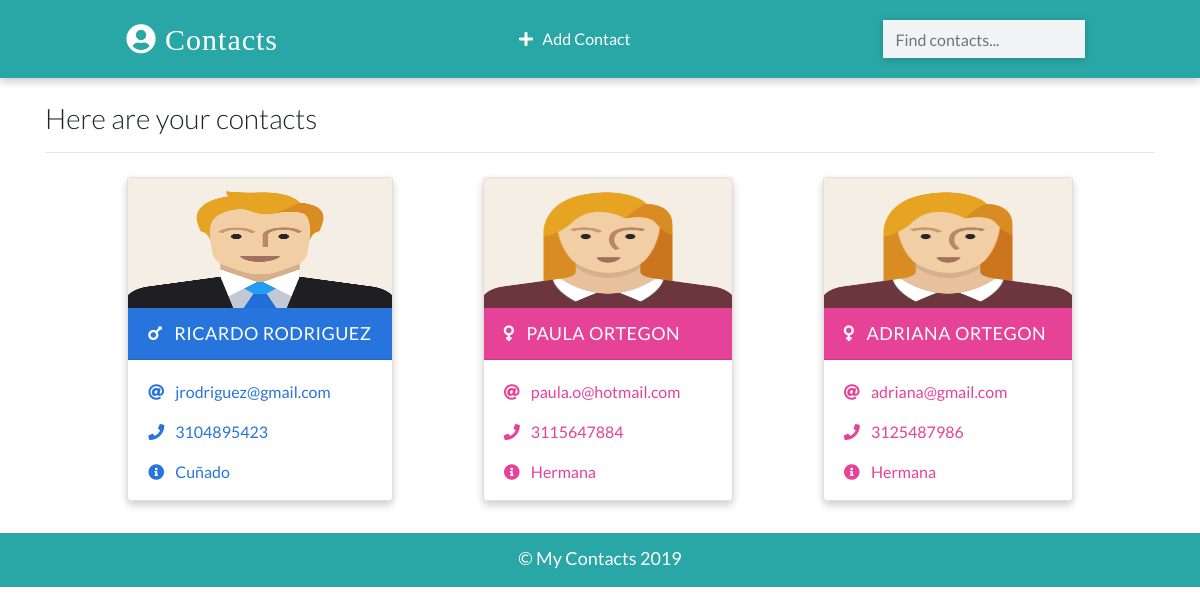
The page / on the database its author committed.
### app/models.py (models this page shows, shortened)
class Contact(models.Model):
    name = models.CharField(max_length=20)
    email = models.EmailField(max_length=100)
    phone = models.IntegerField()
    info = models.CharField(max_length=30)
    gender = models.CharField(max_length=50, choices=(
         ('male', 'Male'),
         ('female', 'Female')
        )
    )
    image = models.ImageField(upload_to='images/', blank=True)
    date_added = models.DateField( auto_now_add=True)
    class Meta:
        ordering = ['-id']

### app/views.py (the view)
# urls.py: path('', views.HomePageView.as_view(), name='home' ),
class HomePageView(ListView):
    template_name = 'index.html'
    model = Contact
    context_object_name = 'contacts'

### templates/index.html (shortened to what this page needs)
{% extends 'base.html' %}
{% load static %}
{% block content %}
    <div class="container">
        <h3 class="heading font-weight-light">Here are your contacts</h3>
        <hr/>
    </div>
    <div class="container main-part">
        {% if contacts %}
            {% for contact in contacts %}
                {% include 'partials/_card.html' %}
            {% endfor %}
        {% else %}
          <p class="d-block font-weight-light my-2 heading">You have not save any contacts yet!</p>
        {% endif %}
    </div>
{% endblock content %}

### templates/partials/_card.html
{% load static %}
{% if contact.gender == 'male' %}
    <div class="card my-2 mx-2 boy-card {% if 'detail' in request.path %} mx-auto w-25 {% endif %}">
        <img
            src="{% if contact.image %}
                    {{contact.image.url}}
                {% else %}
                    {% static './images/boy.png' %}
                {% endif %}"
            class="img-fluid"/>
        <div class="card-header">
            <a href='{% url 'detail' contact.id %}' class="text-white header-link">
                <i class="fas fa-mars mr-2"></i> {{contact.name}}</a>
        </div>
        <div class="card-body pb-0">
            <p>
                <i class="fas fa-at mr-2"></i>
                <a href="mailto{{contact.email}}">{{contact.email}}</a>
            </p>
            <p>
                <i class="fas fa-phone mr-2"></i>
                <a href="tel:{{contact.phone}}">{{contact.phone}}</a>
            </p>
            <p>
                <i class="fas fa-info-circle mr-2"></i>
                {{contact.info}}</p>
        </div>
    </div>
{% else %}
    <div class="card my-2 mx-2 girl-card">
        <img
            src="{% if contact.image %}
        {{contact.url}}
    {% else %}
        {% static './images/girl.png' %}
    {% endif %}"
            class="img-fluid"/>
        <div class="card-header">
            <a href="{% url 'detail' contact.id %}" class="text-white header-link">
                <i class="fas fa-venus mr-2"></i>
                {{contact.name}}</a >
        </div>
        <div class="card-body pb-0">
            <p>
                <i class="fas fa-at mr-2"></i>
                <a href="mailto:{{contact.email}}">{{contact.email}}</a>
            </p>
            <p>
                <i class="fas fa-phone mr-2"></i>
                <a href="tel:{{contact.phone}}">{{contact.phone}}</a>
            </p>
            <p>
                <i class="fas fa-info-circle mr-2"></i>
                {{contact.info}}</p>
        </div>
    </div>
{% endif %}

### static/css/main.css (style rules this page uses)
:root { --back: #29a7a6; --girl: #e64298; --boy: #2874dd; }
body { font-family: Lato, sans-serif; }
.card { box-shadow: 0 4px 8px 0 rgba(0, 0, 0, 0.2); transition: 0.3s; min-width: 250px; box-sizing: border-box; }
img { height: 130px !important; }
.card-header { font-size: 18px; letter-spacing: 0.5px; text-transform: uppercase; }
.boy-card .card-header { background-color: var(--boy); }
.boy-card .card-body, .boy-card .card-body p a { color: var(--boy); }
.girl-card .card-header { background-color: var(--girl); }
.girl-card .card-body, .girl-card .card-body p a { color: var(--girl); }
.card-body p { cursor: pointer; }
.main-part { display: flex; flex-wrap: wrap; justify-content: space-evenly; }

### rows shown on the page
Contact: name "RICARDO RODRIGUEZ", email "jrodriguez@gmail.com", phone "3104895423", info "Cuñado"
Contact: name "PAULA ORTEGON", email "paula.o@hotmail.com", phone "3115647884", info "Hermana"
Contact: name "ADRIANA ORTEGON", email "adriana@gmail.com", phone "3125487986", info "Hermana"
